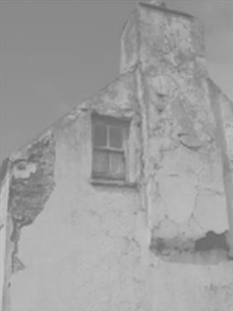
#> input picture Combination/Salt and Pepper/image.png, 233 x 311 px
$ python percentile.py
#> lines starting #> are read from the running program, lines starting #| are printed output that depends on the picture; after the words box and inside, x2 and y2 are one past the last pixel; in counts of white or black regions, pixels touching at a corner belong together
import cv2
import numpy as np

image=cv2.imread('image.png')
#> image is the input picture: shape (311, 233, 3); min 101, max 200, mean 158.8
image=cv2.cvtColor(image, cv2.COLOR_BGR2GRAY)
#> image: shape (311, 233)
m=len(image)
#> m = 311
n=len(image[0])
#> n = 233
number=np.random.randint(50, 1000)
for i in range(number):
    x=np.random.randint(0, m-1)
    y=np.random.randint(0, n-1)
    image[x][y]=255
#> this loop made 734 passes
#> (x, y) on passes 1 to 3: (47, 117), (192, 67), (251, 195)
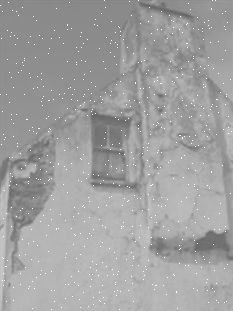
#> image: shape (311, 233); min 101, max 255, mean 159.7
for i in range(number):
    x=np.random.randint(0, m-1)
    y=np.random.randint(0, n-1)
    image[x][y]=0
#> this loop made 734 passes
#> (x, y) on passes 1 to 3: (87, 206), (29, 51), (260, 192)
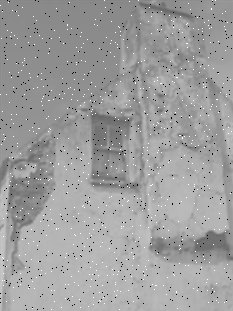
#> image: shape (311, 233); 1.01% of pixels changed, all inside (x1, y1, x2, y2) = (0, 0, 232, 310)
histogram=[0]*256
for i in range(m):
    for j in range(n):
        histogram[image[i][j]]+=1
for i in range(1, 256):
    histogram[i]+=histogram[i-1]
#> after the loop, histogram = 256 values from 731 to 72463
for i in range(256):
    histogram[i]/=histogram[-1]
#> after the loop, histogram = 256 values from 0.0101 to 1
a=0.05
b=0.95
minimum1=[np.abs(histogram[0]-a), 0]
#> minimum1 = [0.0399, 0]
for i in range(256):
    if minimum1[0]>np.abs(histogram[i]-a):
        minimum1[0]=np.abs(histogram[i]-a)
        minimum1[1]=i
#> after the loop, minimum1 = [0.000168, 125]
minimum2=[np.abs(histogram[0]-b), 0]
#> minimum2 = [0.94, 0]
for i in range(256):
    if minimum2[0]>np.abs(histogram[i]-b):
        minimum2[0]=np.abs(histogram[i]-b)
        minimum2[1]=i
#> after the loop, minimum2 = [0.00603, 183]
for i in range(256):
    histogram[i]=i
#> after the loop, histogram = 256 values from 0 to 255
for i in range(minimum1[1]+1):
    histogram[i]=minimum1[1]
for i in range(255, minimum2[1]-1, -1):
    histogram[i]=minimum2[1]
for i in range(m):
    for j in range(n):
        image[i][j]=histogram[image[i][j]]
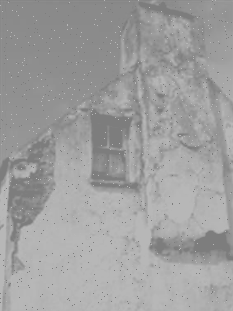
#> image: shape (311, 233); 9.09% of pixels changed, all inside (x1, y1, x2, y2) = (0, 0, 233, 311)
cv2.imwrite('denoise.png', image)

maximum=0
minimum=255
for i in range(m):
    for j in range(n):
        if maximum<image[i][j]:
            maximum=image[i][j]
        if minimum>image[i][j]:
            minimum=image[i][j]
#> after the loop, maximum = 183; minimum = 125
for i in range(m):
    for j in range(n):
        image[i][j]=(image[i][j]-minimum)*255/(maximum-minimum)
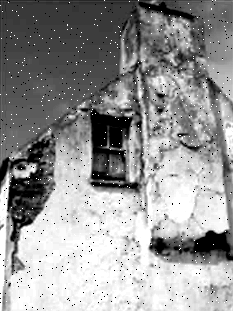
#> image: shape (311, 233); min 0, max 255, mean 148.5
image=cv2.medianBlur(image, 5)
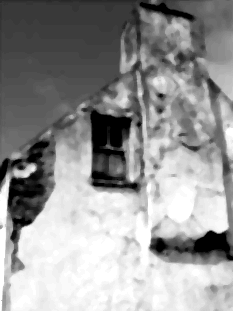
#> image: shape (311, 233); min 0, max 255, mean 149.1
cv2.imwrite('enhance.png', image)
